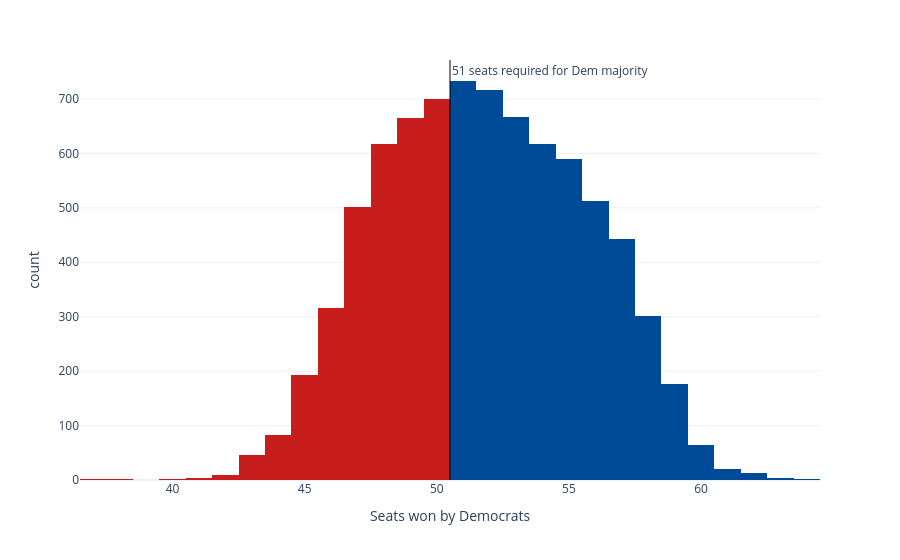

The code cell stored with this chart in its notebook:
### Code cell
sims_hist = px.histogram(seat_sims, x='seats', nbins=np.unique(seat_sims['seats']).shape[0]*2, color='winner',
                         color_discrete_map={'Democrats': '#004b97', 'Republicans': '#c71e1d'},
                         labels={'seats':'Seats won by Democrats', 'winner': 'Winner'}, template='plotly_white')
sims_hist.update_traces(showlegend=False)
sims_hist.add_vline(x=50.5, line_width=1, line_color='black', annotation_text='51 seats required for Dem majority', 
                    annotation_position='top right')
sims_hist

### Figure 1 — Plotly figure (JSON) as saved in the notebook; plotly's stock layout.template omitted (floating-point values rounded to 4 significant figures; data arrays with more than 128 entries replaced by an {"elided": "..."} marker saying what was removed)
{"data": [{"bingroup": "x", "hovertemplate": "Winner=Democrats<br>Seats won by Democrats=%{x}<br>count=%{y}<extra></extra>", "legendgroup": "Democrats", "marker": {"color": "#004b97", "pattern": {"shape": ""}}, "name": "Democrats", "nbinsx": 54, "orientation": "v", "showlegend": false, "type": "histogram", "x": {"elided": "4860 int values"}, "xaxis": "x", "yaxis": "y"}, {"bingroup": "x", "hovertemplate": "Winner=Republicans<br>Seats won by Democrats=%{x}<br>count=%{y}<extra></extra>", "legendgroup": "Republicans", "marker": {"color": "#c71e1d", "pattern": {"shape": ""}}, "name": "Republicans", "nbinsx": 54, "orientation": "v", "showlegend": false, "type": "histogram", "x": {"elided": "3140 int values"}, "xaxis": "x", "yaxis": "y"}], "layout": {"annotations": [{"showarrow": false, "text": "51 seats required for Dem majority", "x": 50.5, "xanchor": "left", "xref": "x", "y": 1, "yanchor": "top", "yref": "y domain"}], "barmode": "relative", "legend": {"title": {"text": "Winner"}, "tracegroupgap": 0}, "margin": {"t": 60}, "shapes": [{"line": {"color": "black", "width": 1}, "type": "line", "x0": 50.5, "x1": 50.5, "xref": "x", "y0": 0, "y1": 1, "yref": "y domain"}], "xaxis": {"anchor": "y", "domain": [0, 1], "title": {"text": "Seats won by Democrats"}}, "yaxis": {"anchor": "x", "domain": [0, 1], "title": {"text": "count"}}}}
